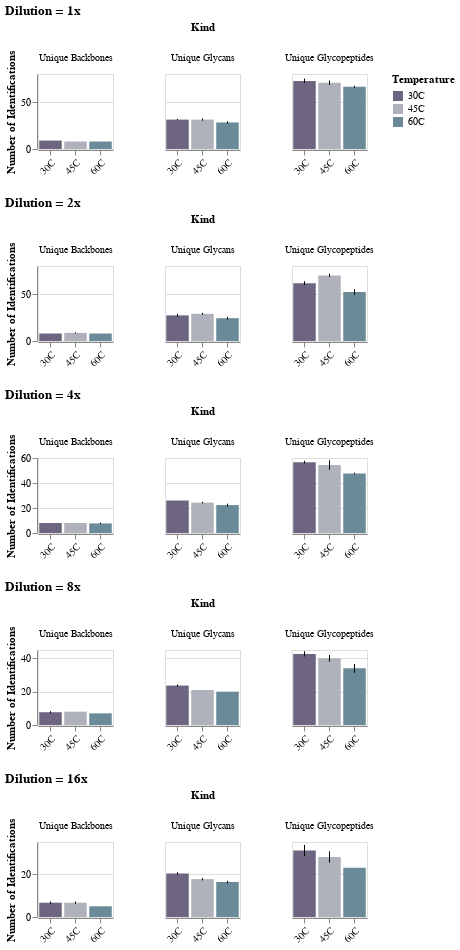

Notebook code for this chart:
### Markdown cell above
# <b>What are our goals?</b>

1. Demonstrate that different temperatures yield different results
- Number of glycopeptides
- Number of unique peptide backbones
- Number of unique glycans
2. Demonstrate that glycopeptide subtypes are differing in response to temperature
- Do any classes resist this trend?
3. Show that sialylated glycopeptides are adversely affected
- Show change in number of terminal residues
4. What hypotheses can we eiliminate?

### Code cell
# How does performance change in accordance with temperature?

#  information to extract: num peptides, num unique glycans, num unique peptide backbones
temps, vals, kind, dilutions = [], [], [], []

for dilution, dil_frame in iterate_contents("dilution", df, get_item=True):
    for temp, temp_frame in iterate_contents("temperature", dil_frame, get_item=True):
        for run, run_frame in iterate_contents("run", temp_frame, get_item=True):

            unique_gly = len(run_frame.pep_mods.unique())
            dilutions.append(dilution)
            vals.append(unique_gly)
            temps.append(temp)
            kind.append("Unique Glycopeptides")

            unique_seq = len(run_frame.sequence.unique())
            dilutions.append(dilution)
            vals.append(unique_seq)
            temps.append(temp)
            kind.append("Unique Backbones")

            unique_glycans = len(run_frame.glycan.unique())
            dilutions.append(dilution)
            vals.append(unique_glycans)
            temps.append(temp)
            kind.append("Unique Glycans")

res = pd.DataFrame(
    {"Temperature": temps, "Kind": kind, "Values": vals, "Dilution": dilutions}
)

my_colors = alt.Color(
    "Temperature:N",
    scale=alt.Scale(
        domain=["30C", "45C", "60C"], range=["#6E6581", "#B0B2BB", "#6B8A97"]
    ),
)

conc_max_comparison = (
    alt.Chart(res)
    .mark_bar()
    .encode(
        x=alt.X("Temperature:N", axis=alt.Axis(labelAngle=-45)),
        y=alt.Y("mean(Values):Q", title="Number of Identifications"),
        color=my_colors,
    )
).properties(width=75, height=75)

cmc_err_bars = (
    alt.Chart(res)
    .mark_errorbar(extent="stdev")
    .encode(
        x=alt.X("Temperature:N", title="", axis=alt.Axis(labelAngle=-45)),
        y=alt.Y("mean(Values):Q", title=""),
    )
)

base = alt.layer(conc_max_comparison, cmc_err_bars).facet(
    column="Kind:N",
    spacing=50,
)

max_conc = base.transform_filter(alt.datum.Dilution == 1.0).properties(
    title="Temperature Differences, No Dilution"
)


all_conc = alt.vconcat()
for dilution in res.Dilution.unique():
    all_conc &= base.transform_filter(
        alt.datum.Dilution == dilution
    ).properties(title=f"Dilution = {dilution}")

all_conc

### Figure 1 — Vega-Lite specification as saved in the notebook (floating-point values rounded to 4 significant figures; data arrays with more than 128 entries replaced by an {"elided": "..."} marker saying what was removed)
{"config": {"view": {"continuousWidth": 400, "continuousHeight": 300}}, "vconcat": [{"facet": {"column": {"type": "nominal", "field": "Kind"}}, "spec": {"layer": [{"mark": "bar", "encoding": {"color": {"type": "nominal", "field": "Temperature", "scale": {"domain": ["30C", "45C", "60C"], "range": ["#6E6581", "#B0B2BB", "#6B8A97"]}}, "x": {"type": "nominal", "axis": {"labelAngle": -45}, "field": "Temperature"}, "y": {"type": "quantitative", "aggregate": "mean", "field": "Values", "title": "Number of Identifications"}}, "height": 75, "width": 75}, {"mark": {"type": "errorbar", "extent": "stdev"}, "encoding": {"x": {"type": "nominal", "axis": {"labelAngle": -45}, "field": "Temperature", "title": ""}, "y": {"type": "quantitative", "aggregate": "mean", "field": "Values", "title": ""}}}]}, "spacing": 50, "title": "Dilution = 1x", "transform": [{"filter": "(datum.Dilution === '1x')"}]}, {"facet": {"column": {"type": "nominal", "field": "Kind"}}, "spec": {"layer": [{"mark": "bar", "encoding": {"color": {"type": "nominal", "field": "Temperature", "scale": {"domain": ["30C", "45C", "60C"], "range": ["#6E6581", "#B0B2BB", "#6B8A97"]}}, "x": {"type": "nominal", "axis": {"labelAngle": -45}, "field": "Temperature"}, "y": {"type": "quantitative", "aggregate": "mean", "field": "Values", "title": "Number of Identifications"}}, "height": 75, "width": 75}, {"mark": {"type": "errorbar", "extent": "stdev"}, "encoding": {"x": {"type": "nominal", "axis": {"labelAngle": -45}, "field": "Temperature", "title": ""}, "y": {"type": "quantitative", "aggregate": "mean", "field": "Values", "title": ""}}}]}, "spacing": 50, "title": "Dilution = 2x", "transform": [{"filter": "(datum.Dilution === '2x')"}]}, {"facet": {"column": {"type": "nominal", "field": "Kind"}}, "spec": {"layer": [{"mark": "bar", "encoding": {"color": {"type": "nominal", "field": "Temperature", "scale": {"domain": ["30C", "45C", "60C"], "range": ["#6E6581", "#B0B2BB", "#6B8A97"]}}, "x": {"type": "nominal", "axis": {"labelAngle": -45}, "field": "Temperature"}, "y": {"type": "quantitative", "aggregate": "mean", "field": "Values", "title": "Number of Identifications"}}, "height": 75, "width": 75}, {"mark": {"type": "errorbar", "extent": "stdev"}, "encoding": {"x": {"type": "nominal", "axis": {"labelAngle": -45}, "field": "Temperature", "title": ""}, "y": {"type": "quantitative", "aggregate": "mean", "field": "Values", "title": ""}}}]}, "spacing": 50, "title": "Dilution = 4x", "transform": [{"filter": "(datum.Dilution === '4x')"}]}, {"facet": {"column": {"type": "nominal", "field": "Kind"}}, "spec": {"layer": [{"mark": "bar", "encoding": {"color": {"type": "nominal", "field": "Temperature", "scale": {"domain": ["30C", "45C", "60C"], "range": ["#6E6581", "#B0B2BB", "#6B8A97"]}}, "x": {"type": "nominal", "axis": {"labelAngle": -45}, "field": "Temperature"}, "y": {"type": "quantitative", "aggregate": "mean", "field": "Values", "title": "Number of Identifications"}}, "height": 75, "width": 75}, {"mark": {"type": "errorbar", "extent": "stdev"}, "encoding": {"x": {"type": "nominal", "axis": {"labelAngle": -45}, "field": "Temperature", "title": ""}, "y": {"type": "quantitative", "aggregate": "mean", "field": "Values", "title": ""}}}]}, "spacing": 50, "title": "Dilution = 8x", "transform": [{"filter": "(datum.Dilution === '8x')"}]}, {"facet": {"column": {"type": "nominal", "field": "Kind"}}, "spec": {"layer": [{"mark": "bar", "encoding": {"color": {"type": "nominal", "field": "Temperature", "scale": {"domain": ["30C", "45C", "60C"], "range": ["#6E6581", "#B0B2BB", "#6B8A97"]}}, "x": {"type": "nominal", "axis": {"labelAngle": -45}, "field": "Temperature"}, "y": {"type": "quantitative", "aggregate": "mean", "field": "Values", "title": "Number of Identifications"}}, "height": 75, "width": 75}, {"mark": {"type": "errorbar", "extent": "stdev"}, "encoding": {"x": {"type": "nominal", "axis": {"labelAngle": -45}, "field": "Temperature", "title": ""}, "y": {"type": "quantitative", "aggregate": "mean", "field": "Values", "title": ""}}}]}, "spacing": 50, "title": "Dilution = 16x", "transform": [{"filter": "(datum.Dilution === '16x')"}]}], "data": {"name": "data-72586386bd0e9553c2c3ecefd7a702e5"}, "$schema": "https://vega.github.io/schema/vega-lite/v4.8.1.json", "datasets": {"data-72586386bd0e9553c2c3ecefd7a702e5": {"elided": "135 records"}}}
